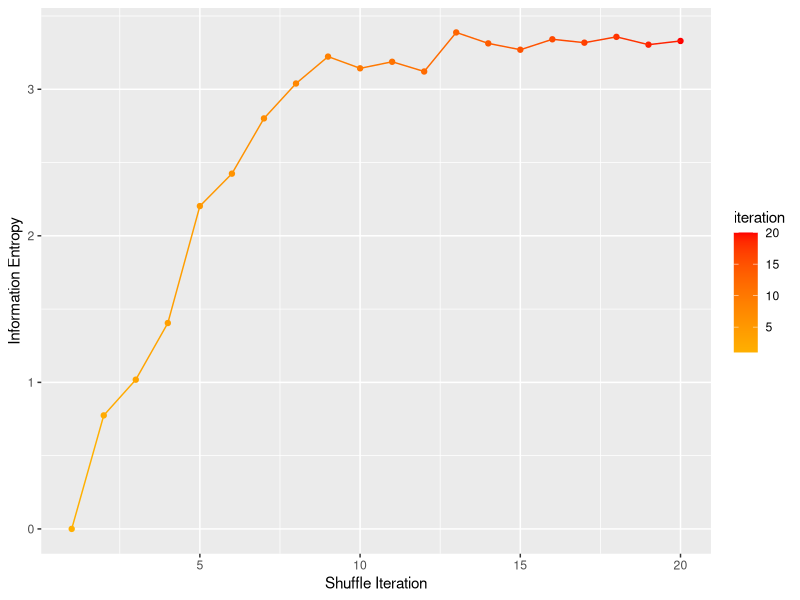
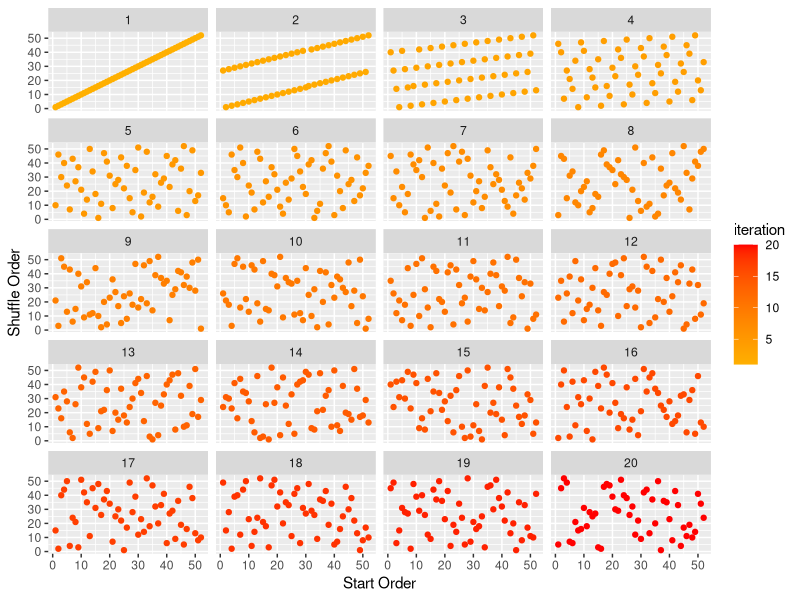
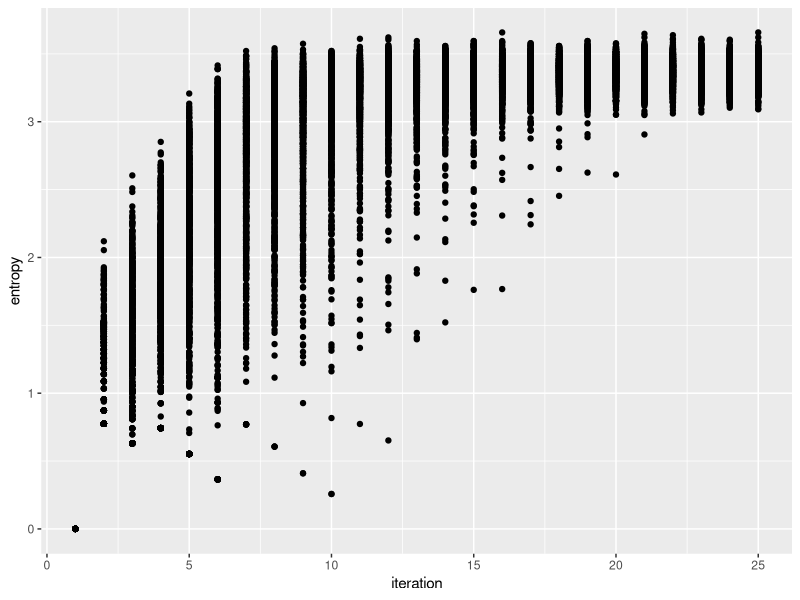
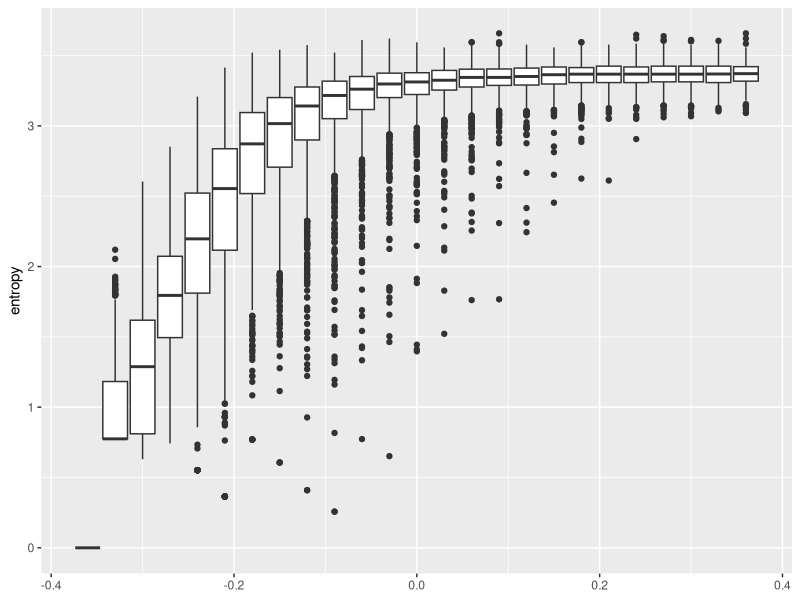
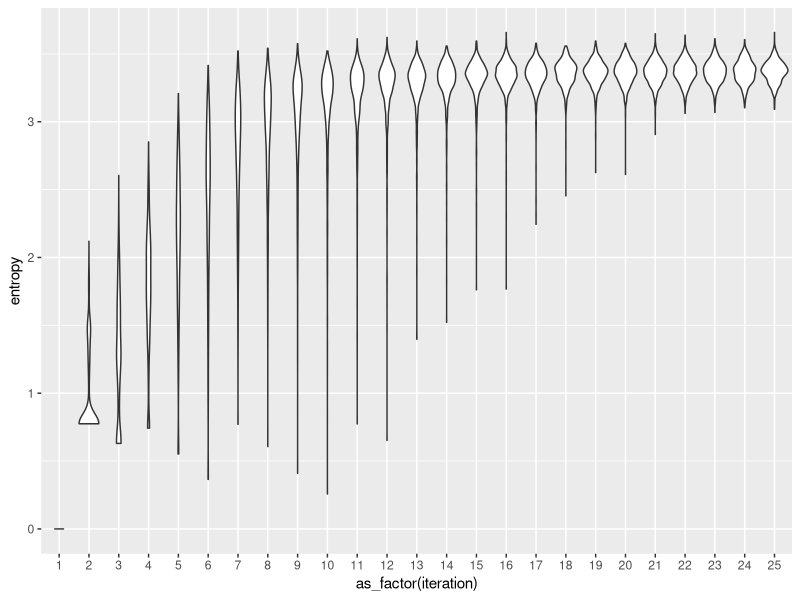
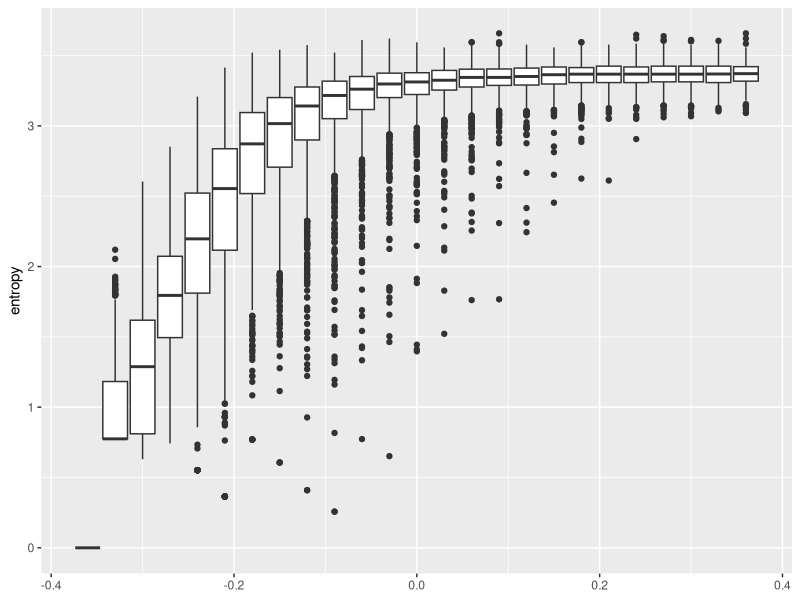
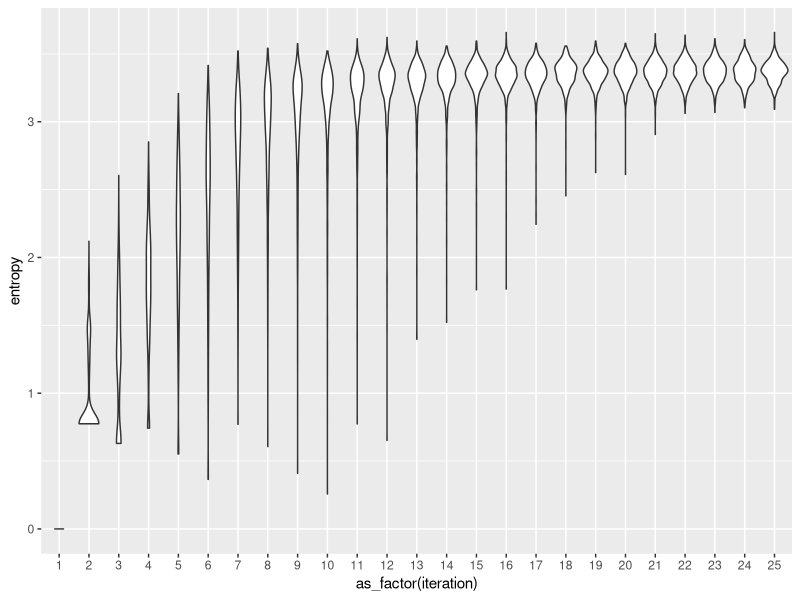

Reproduce these figures in R, in order.
## ---- chunk 1
library(ggplot2)
# Number of cards
ncard <- 52 
# Number of shuffles to plot
nshuffle <- 20
# Parameter between 0 and 1 to control randomness of the shuffle
# Setting this closer to 1 makes the initial correlations fade away
# more slowly, setting it closer to 0 makes them fade away faster
mixprob <- 0.985 
# Make data frame to keep track of progress
shuffleorder <- NULL
startorder <- NULL
iteration <- NULL
shuffletracker <- data.frame(shuffleorder, startorder, iteration)
# Initialize cards in sequential order
startorder <- seq(1,ncard)
shuffleorder <- startorder
entropy <- rep(0, nshuffle)
# Loop over each new shuffle
for (ii in 1:nshuffle) {
    # Append previous results to data frame
    iteration <- rep(ii, ncard)
    shuffletracker <- rbind(shuffletracker, data.frame(shuffleorder,
                            startorder, iteration))
    # Calculate pairwise value difference histogram
    freq <- rep(0, ncard)
    for (ij in 1:ncard) {
        if (ij == 1) {
            idx <- shuffleorder[1] - shuffleorder[ncard]
        } else {
            idx <- shuffleorder[ij] - shuffleorder[ij-1]
        }
        # Impose periodic boundary condition
        if (idx < 1) {
            idx <- idx + ncard
        }
        freq[idx] <- freq[idx] + 1
    }
    # Sum over frequency histogram to compute entropy
    for (ij in 1:ncard) {
        if (freq[ij] == 0) {
            x <- 0
        } else {
            p <- freq[ij] / ncard
            x <- -p * log(p, base=exp(1))
        }
        entropy[ii] <- entropy[ii] + x
    }
    # Shuffle the cards to prepare for the next iteration
    lefthand <- shuffleorder[floor((ncard/2)+1):ncard]
    righthand <- shuffleorder[1:floor(ncard/2)]
    ij <- 0
    ik <- 0
    while ((ij+ik) < ncard) {
        if ((runif(1) < mixprob) & (ij < length(lefthand))) {
            ij <- ij + 1
            shuffleorder[ij+ik] <- lefthand[ij]
        }
        if ((runif(1) < mixprob) & (ik < length(righthand))) {
            ik <- ik + 1
            shuffleorder[ij+ik] <- righthand[ik]
        }
    }
}
# Plot entropy vs. shuffle iteration
iteration <- seq(1, nshuffle)
output <- data.frame(iteration, entropy)
#print(qplot(iteration, entropy, data=output, xlab="Shuffle Iteration", 
#            ylab="Information Entropy", geom=c("point", "line"),
#            color=iteration) + scale_color_gradient(low="#ffb000",
#            high="red"))
# -- plot in notebook --
qplot(iteration, entropy, data=output, xlab="Shuffle Iteration", 
            ylab="Information Entropy", geom=c("point", "line"),
            color=iteration) + scale_color_gradient(low="#ffb000",
            high="red")
# Plot gradually de-correlating sort order
#dev.new()
#print(qplot(startorder, shuffleorder, data=shuffletracker, color=iteration,
#            xlab="Start Order", ylab="Shuffle Order") + facet_wrap(~ iteration,
#            ncol=4) + scale_color_gradient(low="#ffb000", high="red"))
# -- plot in notebook --
qplot(startorder, shuffleorder, data=shuffletracker, color=iteration,
            xlab="Start Order", ylab="Shuffle Order") + facet_wrap(~ iteration,
            ncol=4) + scale_color_gradient(low="#ffb000", high="red")
## ---- chunk 2

library(ggplot2)
library(forcats)


# set random seed
set.seed(3842553)

# Number of cards
ncard <- 52 
# Number of shuffles to plot
nshuffle <- 25
# Parameter between 0 and 1 to control randomness of the shuffle
# Setting this closer to 1 makes the initial correlations fade away
# more slowly, setting it closer to 0 makes them fade away faster
mixprob <- 0.985 
# Number of runs
runs <- 1000
runnum <- NULL
iteration <- NULL
entropy <- NULL
output <- data.frame(runnum, iteration, entropy)
# Start new loop
for (runnum in 1:runs){
# Make data frame to keep track of progress
shuffleorder <- NULL
startorder <- NULL
iteration <- NULL
shuffletracker <- data.frame(shuffleorder, startorder, iteration)
# Initialize cards in sequential order
startorder <- seq(1,ncard)
shuffleorder <- startorder
entropy <- rep(0, nshuffle)
# Loop over each new shuffle
for (ii in 1:nshuffle) {
    # Append previous results to data frame
    iteration <- rep(ii, ncard)
    shuffletracker <- rbind(shuffletracker, data.frame(shuffleorder,
                            startorder, iteration))
    # Calculate pairwise value difference histogram
    freq <- rep(0, ncard)
    for (ij in 1:ncard) {
        if (ij == 1) {
            idx <- shuffleorder[1] - shuffleorder[ncard]
        } else {
            idx <- shuffleorder[ij] - shuffleorder[ij-1]
        }
        # Impose periodic boundary condition
        if (idx < 1) {
            idx <- idx + ncard
        }
        freq[idx] <- freq[idx] + 1
    }
    # Sum over frequency histogram to compute entropy
    for (ij in 1:ncard) {
        if (freq[ij] == 0) {
            x <- 0
        } else {
            p <- freq[ij] / ncard
            x <- -p * log(p, base=exp(1))
        }
        entropy[ii] <- entropy[ii] + x
    }
    # Shuffle the cards to prepare for the next iteration
    lefthand <- shuffleorder[floor((ncard/2)+1):ncard]
    righthand <- shuffleorder[1:floor(ncard/2)]
    ij <- 0
    ik <- 0
    while ((ij+ik) < ncard) {
        if ((runif(1) < mixprob) & (ij < length(lefthand))) {
            ij <- ij + 1
            shuffleorder[ij+ik] <- lefthand[ij]
        }
        if ((runif(1) < mixprob) & (ik < length(righthand))) {
            ik <- ik + 1
            shuffleorder[ij+ik] <- righthand[ik]
        }
    }
}
iteration <- seq(1, nshuffle)
output2 <- data.frame(runnum, iteration, entropy)
output <- rbind(output, output2)
}
## ---- chunk 3

# set random seed
set.seed(3842553)

# Number of cards
ncard <- 52 
# Number of shuffles to plot
nshuffle <- 25
# Parameter between 0 and 1 to control randomness of the shuffle
# Setting this closer to 1 makes the initial correlations fade away
# more slowly, setting it closer to 0 makes them fade away faster
mixprob <- 0.985 

runnum <- NULL
iteration <- NULL
entropy <- NULL
output <- data.frame(runnum, iteration, entropy)


# FUNCTION

shuffle_fun <- function(runs){

# Start new loop
for (runnum in 1:runs){
# Make data frame to keep track of progress
shuffleorder <- NULL
startorder <- NULL
iteration <- NULL
shuffletracker <- data.frame(shuffleorder, startorder, iteration)
# Initialize cards in sequential order
startorder <- seq(1,ncard)
shuffleorder <- startorder
entropy <- rep(0, nshuffle)
# Loop over each new shuffle
for (ii in 1:nshuffle) {
    # Append previous results to data frame
    iteration <- rep(ii, ncard)
    shuffletracker <- rbind(shuffletracker, data.frame(shuffleorder,
                            startorder, iteration))
    # Calculate pairwise value difference histogram
    freq <- rep(0, ncard)
    for (ij in 1:ncard) {
        if (ij == 1) {
            idx <- shuffleorder[1] - shuffleorder[ncard]
        } else {
            idx <- shuffleorder[ij] - shuffleorder[ij-1]
        }
        # Impose periodic boundary condition
        if (idx < 1) {
            idx <- idx + ncard
        }
        freq[idx] <- freq[idx] + 1
    }
    # Sum over frequency histogram to compute entropy
    for (ij in 1:ncard) {
        if (freq[ij] == 0) {
            x <- 0
        } else {
            p <- freq[ij] / ncard
            x <- -p * log(p, base=exp(1))
        }
        entropy[ii] <- entropy[ii] + x
    }
    # Shuffle the cards to prepare for the next iteration
    lefthand <- shuffleorder[floor((ncard/2)+1):ncard]
    righthand <- shuffleorder[1:floor(ncard/2)]
    ij <- 0
    ik <- 0
    while ((ij+ik) < ncard) {
        if ((runif(1) < mixprob) & (ij < length(lefthand))) {
            ij <- ij + 1
            shuffleorder[ij+ik] <- lefthand[ij]
        }
        if ((runif(1) < mixprob) & (ik < length(righthand))) {
            ik <- ik + 1
            shuffleorder[ij+ik] <- righthand[ik]
        }
    }
}
iteration <- seq(1, nshuffle)
output2 <- data.frame(runnum, iteration, entropy)
output <- rbind(output, output2)
}

output

# close shuffle_fun
} 
## ---- chunk 4

output <- shuffle_fun(1000)

## ---- chunk 5

library(ggplot2)
library(forcats)
library(dplyr)

ggplot(output, aes(x = iteration, y = entropy)) +
  geom_point()

ggplot(output, aes(group = iteration, y = entropy)) +
  geom_boxplot()

ggsave("boxplot.png")

ggplot(output, aes(x = as_factor(iteration), y = entropy)) +
  geom_violin()

ggsave("violinplot.png")



# individual lines
#ggplot(output) +
#  geom_line(aes(x = iteration, y = entropy, colour = as_factor(runnum)))
## ---- chunk 6
outputstats <- output %>%
  group_by(iteration) %>%
  summarise(entropy_mean = mean(entropy),
            entropy_sd = sd(entropy),
            entropy_se = sd(entropy) / sqrt(length(output)))

outputstats


